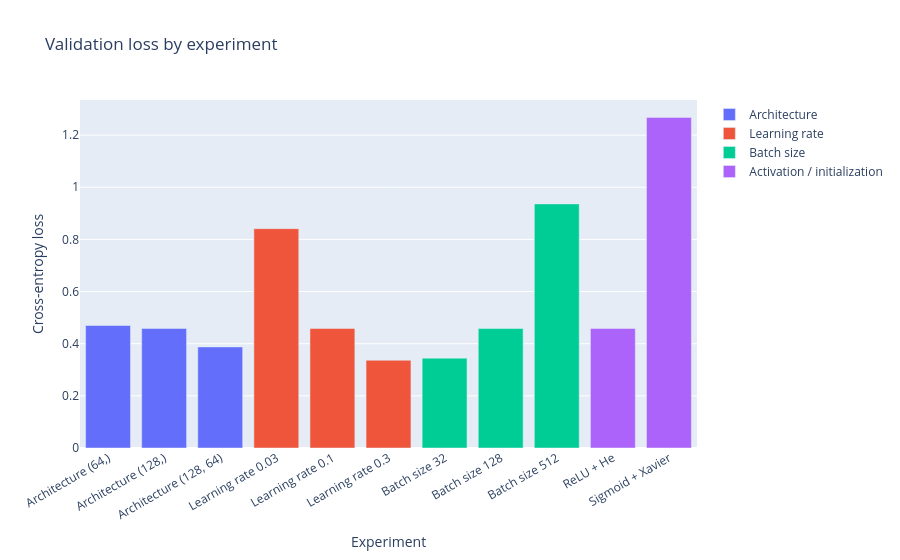

Notebook source saved alongside this figure:
### Code cell
fig = go.Figure()

for group in dict.fromkeys(str(row["group"]) for row in results):
    group_rows = [row for row in results if row["group"] == group]
    fig.add_trace(
        go.Bar(
            name=group,
            x=[str(row["name"]) for row in group_rows],
            y=[float(row["val_loss"]) for row in group_rows],
        )
    )

fig.update_layout(
    title="Validation loss by experiment",
    xaxis_title="Experiment",
    yaxis_title="Cross-entropy loss",
    barmode="group",
    xaxis_tickangle=-30,
)
fig.show()

### Figure 1 — Plotly figure (JSON) as saved in the notebook; plotly's stock layout.template omitted (floating-point values rounded to 4 significant figures)
{"data": [{"name": "Architecture", "type": "bar", "x": ["Architecture (64,)", "Architecture (128,)", "Architecture (128, 64)"], "y": [0.4698, 0.4582, 0.3876]}, {"name": "Learning rate", "type": "bar", "x": ["Learning rate 0.03", "Learning rate 0.1", "Learning rate 0.3"], "y": [0.8412, 0.4582, 0.3366]}, {"name": "Batch size", "type": "bar", "x": ["Batch size 32", "Batch size 128", "Batch size 512"], "y": [0.3446, 0.4582, 0.9361]}, {"name": "Activation / initialization", "type": "bar", "x": ["ReLU + He", "Sigmoid + Xavier"], "y": [0.4582, 1.268]}], "layout": {"barmode": "group", "title": {"text": "Validation loss by experiment"}, "xaxis": {"tickangle": -30, "title": {"text": "Experiment"}}, "yaxis": {"title": {"text": "Cross-entropy loss"}}}}
